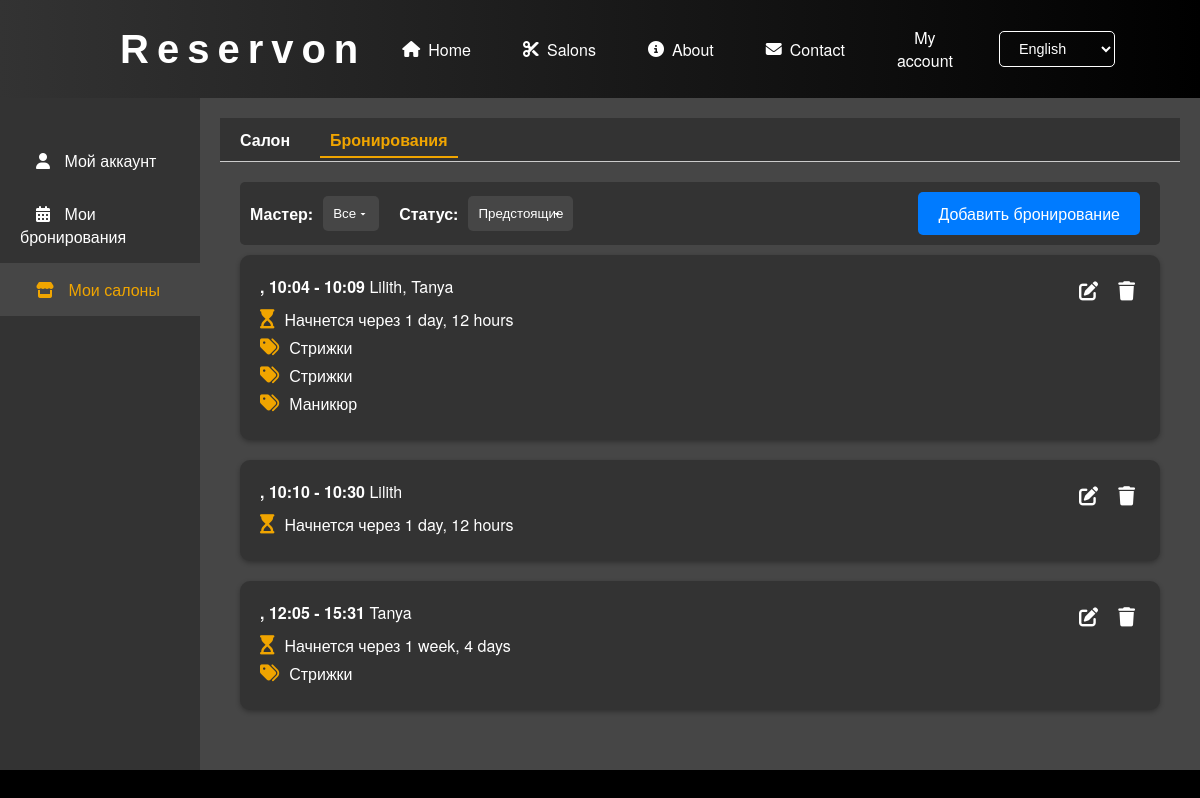
Page /account/bookings/ (signed in) on the earlier database version.
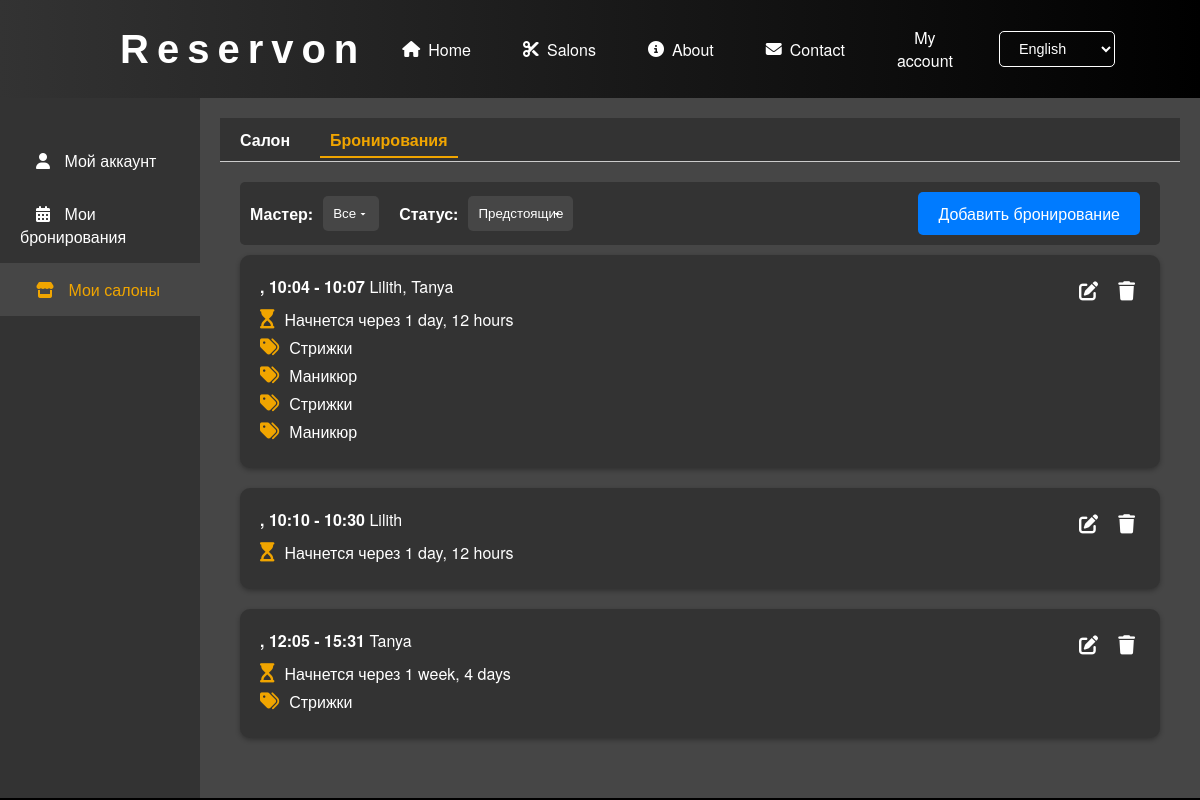
Same page on the later database version.
### salons/models.py (models this page shows, shortened)
class Appointment(models.Model):
    salon = models.ForeignKey(Salon, on_delete=models.CASCADE)
    user = models.ForeignKey(User, on_delete=models.CASCADE, null=True, blank=True)
    start_datetime = models.DateTimeField()
    end_datetime = models.DateTimeField(null=True, blank=True)
    barbers = models.ManyToManyField(
        Barber,
        through='AppointmentBarberService',
        related_name='appointments'
    )

class AppointmentBarberService(models.Model):
    appointment = models.ForeignKey(Appointment, on_delete=models.CASCADE, related_name='barber_services')
    barber = models.ForeignKey(Barber, on_delete=models.SET_NULL, null=True, blank=True, related_name='appointmentbarberservice')
    services = models.ManyToManyField(Service)
    start_datetime = models.DateTimeField()
    end_datetime = models.DateTimeField()

class Barber(models.Model):
    salon = models.ForeignKey(Salon, on_delete=models.CASCADE, related_name='barbers')
    user = models.OneToOneField(User, on_delete=models.SET_NULL, null=True, blank=True)
    name = models.CharField(max_length=100)
    availability = models.JSONField("Barber's Working Hours", default=dict)
    avatar = models.ImageField(upload_to='salons/barbers', blank=True, null=True)
    description = models.TextField(blank=True, null=True)
    categories = models.ManyToManyField(ServiceCategory, related_name='barbers')  # Add this line

class Service(models.Model):
    STATUS_CHOICES = [
        ('active', 'Active'),
        ('suspend', 'Suspend'),
    ]
    name = models.CharField(max_length=100)
    image = models.ImageField(upload_to='salons/services', blank=True, null=True)
    price = models.DecimalField(max_digits=8, decimal_places=2)
    duration = models.DurationField()
    salon = models.ForeignKey(Salon, on_delete=models.CASCADE, related_name='services')
    category = models.ForeignKey(ServiceCategory, on_delete=models.SET_NULL, null=True, blank=True, related_name='services')
    status = models.CharField(
        max_length=10,
        choices=STATUS_CHOICES,
        default='active',
        verbose_name="Status"
    )

class ServiceCategory(models.Model):
    name = models.CharField(max_length=100, unique=True)  # Название категории
    default_duration = models.IntegerField('Default duration (minutes)', default=15)

### account/views.py (the view)
# urls.py: path('bookings/', views.manage_bookings, name='manage_bookings'),
@login_required
def manage_bookings(request):
    user = request.user
    salons = user.administered_salons.all()
    if not salons.exists():
        return render(request, 'account/no_salons.html')
    salon_id = request.GET.get('salon_id')
    if salon_id:
        selected_salon = get_object_or_404(Salon, id=salon_id, admins=user)
    else:
        selected_salon = salons.first()
    appointments = Appointment.objects.filter(salon=selected_salon)
    barber_id = request.GET.get('barber')
    status = request.GET.get('status', 'upcoming')  # По умолчанию 'upcoming'
    if barber_id:
        appointments = appointments.filter(barber_services__barber_id=barber_id)
    if status == 'past':
        appointments = appointments.filter(end_datetime__lt=timezone.now())
    elif status == 'upcoming':
        appointments = appointments.filter(start_datetime__gte=timezone.now())
    appointments = appointments.distinct()
    appointments = appointments.order_by('start_datetime')
    paginator = Paginator(appointments, 10)
    page_number = request.GET.get('page')
    page_obj = paginator.get_page(page_number)
    barbers = Barber.objects.filter(salon=selected_salon)
    context = {
        'appointments': page_obj,
        'barbers': barbers,
        'selected_salon': selected_salon,
        'salons': salons,
        'active_menu': 'bookings',
        'active_sidebar': 'salons',
        'now': timezone.now(),
    }
    return render(request, 'account/manage_bookings.html', context)

### account/templatetags/custom_filters.py (called while the page is built)
@register.filter
def format_date_localized(value):
    if value is None:
        return ''
    tz = timezone.get_current_timezone()
    value = timezone.localtime(value, tz)
    current_language = get_language() or 'en'
    locale_code = LANGUAGE_LOCALE_MAP.get(current_language, 'en')
    return format_datetime(value, "d MMMM", locale=locale_code)

### account/templates/account/manage_bookings.html (shortened to what this page needs)
{% extends "account/account_base.html" %}
{% load custom_filters %}
{% block page_content %}
<div class="bookings-container">
    <form method="get" class="filter-form">
        <div class="filter-fields">
            <label for="barber">Мастер:</label>
            <select name="barber" id="barber"  onchange="this.form.submit()">
                <option value="">Все</option>
            </select>
            <label for="status">Статус:</label>
            <select name="status" id="status"  onchange="this.form.submit()">
                <option value="upcoming" {% if request.GET.status == 'upcoming' or request.GET.status == None %}selected{% endif %}>Предстоящие</option>
            </select>
        </div>
        <div class="filter-buttons">
            <a href="{% url 'add_booking' %}" class="add-booking-button">Добавить бронирование</a>
        </div>
    </form>
    {% for appointment in appointments %}
        {% if appointment.id %}
    <div class="booking-card"  onclick="window.location.href=`{% url 'edit_booking' appointment.id %}`">
        <div class="booking-info">
           <span class="booking-time">{{ appointment.start_datetime|format_date_localized }}, {{ appointment.start_datetime|time:"H:i" }} - {{ appointment.end_datetime|time:"H:i" }}</span>
           {% for barber_service in appointment.barber_services.all %}
                    {{ barber_service.barber.name }}{% if not forloop.last %}, {% endif %}
                {% endfor %}
            {% with time_diff=appointment.start_datetime|timeuntil:now %}
            {% if appointment.start_datetime > now %}
                <p>
                    <i class="fas fa-hourglass-start"></i>
                    <span class="booking-countdown">Начнется через {{ time_diff }}</span>
                </p>
            {% else %}
                <p>
                    <i class="fas fa-hourglass-end"></i>
                    <span class="booking-countdown">Уже началось</span>
                </p>
            {% endif %}
        {% endwith %}
        {% if appointment.barber_services.exists %}
        {% for barber_service in appointment.barber_services.all %}
            {% if barber_service.services.exists %}
                {% for service in barber_service.services.all %}
                    {% if service.category %}
                        <p>
                            <i class="fas fa-tags"></i>
                            <span class="booking-categories">{{ service.category.name }}</span>
                        </p>
                    {% endif %}
                {% endfor %}
            {% endif %}
        {% endfor %}
    {% endif %}
        </div>
        <div class="booking-actions">
            <a href="{% url 'edit_booking' appointment.id %}" class="action-button" title="Редактировать"><i class="fas fa-edit"></i></a>
            <a href="{% url 'delete_booking' appointment.id %}" class="action-button" title="Удалить"><i class="fas fa-trash"></i></a>
        </div>
    </div>
    {% else %}
        <p>Ошибка: бронирование без идентификатора.</p>
    {% endif %}
        {% empty %}
        <p>Бронирований пока нет</p>
    {% endfor %}
</div>
{% endblock %}

Differences in the rows shown:
changed Appointment (number 1 of 3 on the later page): end_datetime "10:09" → "10:07"
changed AppointmentBarberService (number 1 of 4 on the later page): gains Service (category.name "Маникюр")
